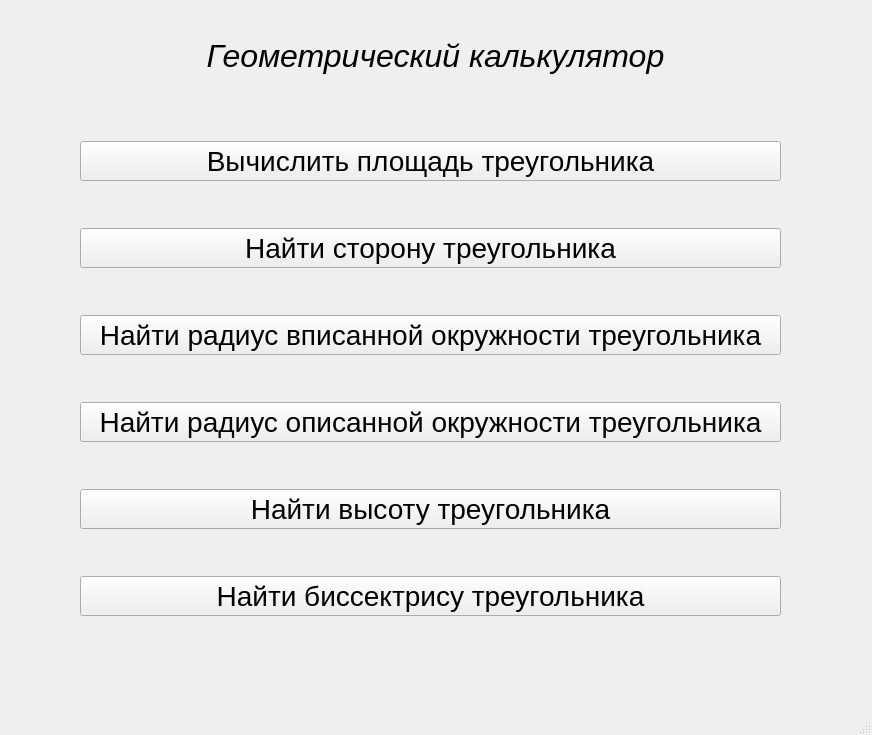
<?xml version="1.0" encoding="UTF-8"?>
<ui version="4.0">
 <class>MainWindow</class>
 <widget class="QMainWindow" name="MainWindow">
  <property name="geometry">
   <rect>
    <x>0</x>
    <y>0</y>
    <width>872</width>
    <height>735</height>
   </rect>
  </property>
  <property name="windowTitle">
   <string>Геометрический калькулятор</string>
  </property>
  <widget class="QWidget" name="centralwidget">
   <widget class="QLabel" name="label">
    <property name="geometry">
     <rect>
      <x>140</x>
      <y>10</y>
      <width>591</width>
      <height>91</height>
     </rect>
    </property>
    <property name="font">
     <font>
      <pointsize>24</pointsize>
      <weight>50</weight>
      <italic>true</italic>
      <bold>false</bold>
      <underline>false</underline>
     </font>
    </property>
    <property name="text">
     <string>Геометрический калькулятор</string>
    </property>
    <property name="alignment">
     <set>Qt::AlignCenter</set>
    </property>
   </widget>
   <widget class="QWidget" name="verticalLayoutWidget">
    <property name="geometry">
     <rect>
      <x>80</x>
      <y>100</y>
      <width>701</width>
      <height>561</height>
     </rect>
    </property>
    <layout class="QVBoxLayout" name="verticalLayout">
     <item>
      <widget class="QPushButton" name="pushButton_1">
       <property name="font">
        <font>
         <pointsize>21</pointsize>
        </font>
       </property>
       <property name="text">
        <string>Вычислить площадь треугольника</string>
       </property>
      </widget>
     </item>
     <item>
      <widget class="QPushButton" name="pushButton_3">
       <property name="font">
        <font>
         <pointsize>21</pointsize>
        </font>
       </property>
       <property name="text">
        <string>Найти сторону треугольника</string>
       </property>
      </widget>
     </item>
     <item>
      <widget class="QPushButton" name="pushButton_6">
       <property name="font">
        <font>
         <pointsize>21</pointsize>
        </font>
       </property>
       <property name="text">
        <string>Найти радиус вписанной окружности треугольника</string>
       </property>
      </widget>
     </item>
     <item>
      <widget class="QPushButton" name="pushButton_5">
       <property name="font">
        <font>
         <pointsize>21</pointsize>
        </font>
       </property>
       <property name="text">
        <string>Найти радиус описанной окружности треугольника</string>
       </property>
      </widget>
     </item>
     <item>
      <widget class="QPushButton" name="pushButton_7">
       <property name="font">
        <font>
         <pointsize>21</pointsize>
        </font>
       </property>
       <property name="text">
        <string>Найти высоту треугольника</string>
       </property>
      </widget>
     </item>
     <item>
      <widget class="QPushButton" name="pushButton_8">
       <property name="font">
        <font>
         <pointsize>21</pointsize>
        </font>
       </property>
       <property name="text">
        <string>Найти биссектрису треугольника</string>
       </property>
      </widget>
     </item>
    </layout>
   </widget>
  </widget>
  <widget class="QStatusBar" name="statusbar"/>
 </widget>
 <tabstops>
  <tabstop>pushButton_1</tabstop>
  <tabstop>pushButton_3</tabstop>
  <tabstop>pushButton_6</tabstop>
  <tabstop>pushButton_5</tabstop>
  <tabstop>pushButton_7</tabstop>
  <tabstop>pushButton_8</tabstop>
 </tabstops>
 <resources/>
 <connections/>
</ui>
